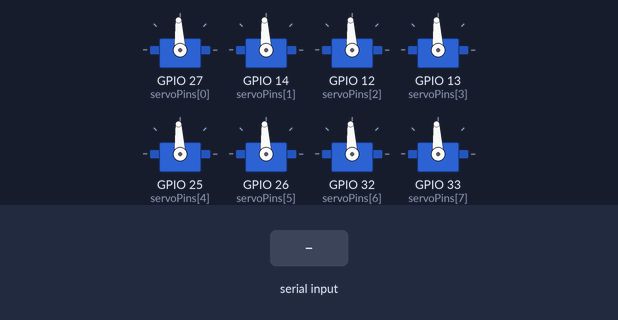
This sketch was run on a simulated ESP32. Parts: 8 × servo. The test bench sets the inputs (shaded band). What the sketch prints to the serial monitor is not drawn.

Above: at 1.2 s.
1.3 s: "a 100\n" received over Serial
At 2.2 s:
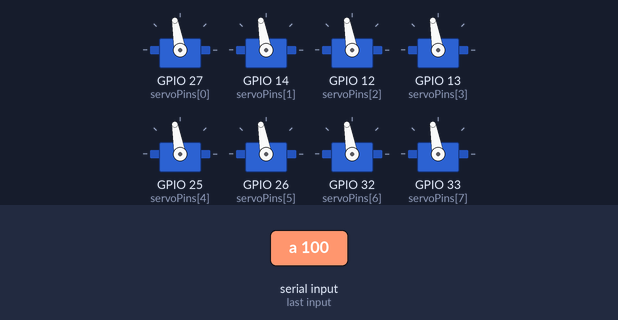
2.8 s: "s 1\n" received over Serial
At 3.3 s:
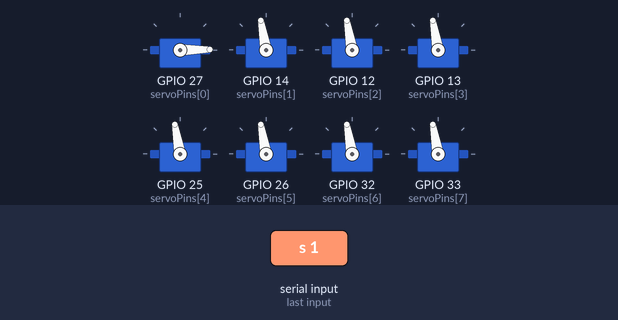
4.3 s: "s 150\n" received over Serial
At 5.5 s:
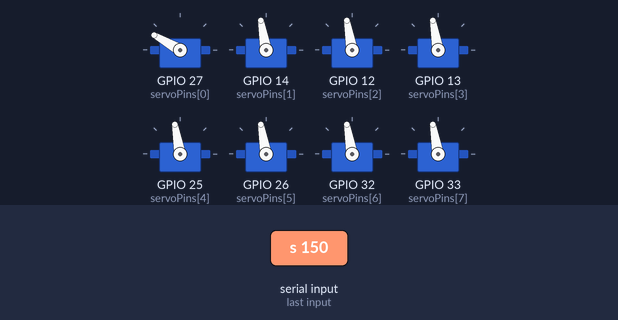
5.8 s: "a 1\n" received over Serial
At 6.8 s:
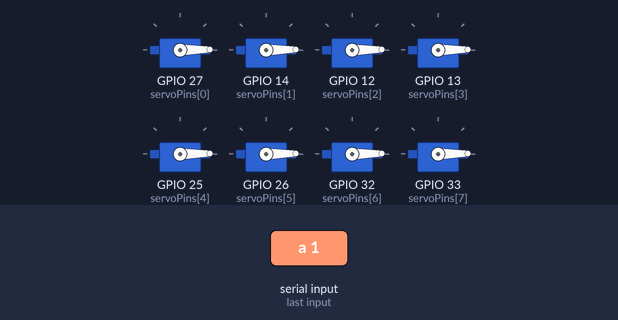
7.3 s: "a 150\n" received over Serial
At 7.9 s:
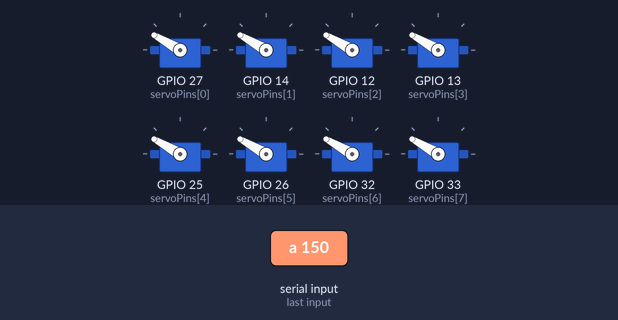
8.8 s: "1 90\n" received over Serial
At 9.1 s:
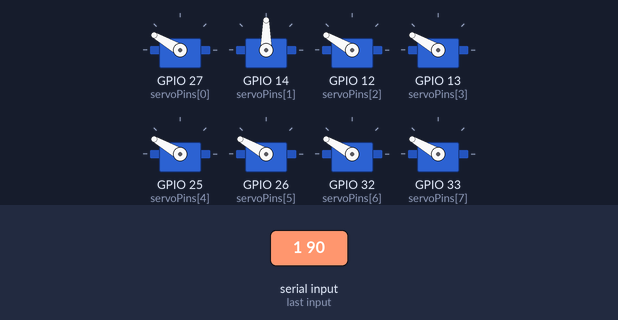
Timing chart, 0 to 11.3 s (numbered marks = the images above; inputs shaded):
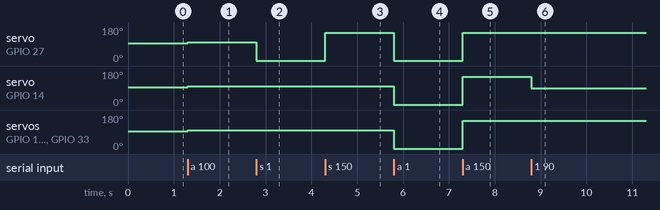

Measured:
- after the input at 1.3 s, servo on GPIO 27 (servoPins[0]), servo on GPIO 14 (servoPins[1]), servo on GPIO 12 (servoPins[2]), servo on GPIO 13 (servoPins[3]), servo on GPIO 25 (servoPins[4]), servo on GPIO 26 (servoPins[5]), servo on GPIO 32 (servoPins[6]), servo on GPIO 33 (servoPins[7]): 93° → 100° at once
- after the input at 2.8 s, servo on GPIO 27 (servoPins[0]): 100° → 1° at once
- after the input at 4.3 s, servo on GPIO 27 (servoPins[0]): 1° → 150° at once
- after the input at 5.8 s, servo on GPIO 27 (servoPins[0]): 150° → 1° at once; servo on GPIO 14 (servoPins[1]), servo on GPIO 12 (servoPins[2]), servo on GPIO 13 (servoPins[3]), servo on GPIO 25 (servoPins[4]), servo on GPIO 26 (servoPins[5]), servo on GPIO 32 (servoPins[6]), servo on GPIO 33 (servoPins[7]): 100° → 1° at once
- after the input at 7.3 s, servo on GPIO 27 (servoPins[0]), servo on GPIO 14 (servoPins[1]), servo on GPIO 12 (servoPins[2]), servo on GPIO 13 (servoPins[3]), servo on GPIO 25 (servoPins[4]), servo on GPIO 26 (servoPins[5]), servo on GPIO 32 (servoPins[6]), servo on GPIO 33 (servoPins[7]): 1° → 150° at once
- after the input at 8.8 s, servo on GPIO 14 (servoPins[1]): 150° → 90° at once

The sketch:

servo_test.ino
```cpp
/*
 * 🧪 ESP32 8-Channel Servo Calibration & Test Tool
 * =================================================
 * 시리얼 모니터에 명령어를 입력하여 모터를 제어합니다.
 * * [명령어 사용법]
 * 1. 개별 제어: "모터번호 값" (예: "0 93" -> 0번 모터를 93으로 설정)
 * 2. 전체 제어: "a 값"       (예: "a 100" -> 모든 모터를 100으로 설정)
 * 3. 전체 정지: "s"          (모든 모터를 93 근처 정지값으로 리셋 시도, 안전장치)
 * 4. 현재 상태: "p"          (모든 모터의 현재 PWM 값 출력)
 * * [값 범위]
 * 0 ~ 180 (보통 90~95 사이가 정지, 숫자가 작거나 크면 회전)
 */

#include <ESP32Servo.h>

// ==========================================
// [하드웨어 설정]
// ==========================================
const int NUM_SERVOS = 8;
// 핀 맵핑: 왼손(0~3), 오른손(4~7)
const int servoPins[NUM_SERVOS] = {27, 14, 12, 13, 25, 26, 32, 33};

Servo servos[NUM_SERVOS];
int currentValues[NUM_SERVOS]; // 현재 PWM 값 저장용

// [기본 정지값] - 테스트 시작 시 안전을 위해 사용하는 값
const int DEFAULT_STOP = 93;

void setup() {
  Serial.begin(115200);
  while(!Serial); // 시리얼 연결 대기

  Serial.println("\n\n==============================================");
  Serial.println("       🎹 ESP32 Motor Calibration Tool       ");
  Serial.println("==============================================");
  Serial.println("명령어 예시:");
  Serial.println(" - 개별 모터: [인덱스] [값] (예: 0 94)");
  Serial.println(" - 전체 모터: a [값]       (예: a 110)");
  Serial.println(" - 긴급 정지: s");
  Serial.println(" - 상태 확인: p");
  Serial.println("==============================================");

  // 모터 초기화
  for (int i = 0; i < NUM_SERVOS; i++) {
    servos[i].attach(servoPins[i]);
    servos[i].write(DEFAULT_STOP);
    currentValues[i] = DEFAULT_STOP;
  }
  Serial.println("✅ 모든 모터 초기화 완료 (값: 93)");
}

void loop() {
  if (Serial.available() > 0) {
    String input = Serial.readStringUntil('\n');
    input.trim(); // 공백 제거

    if (input.length() == 0) return;

    // 1. 긴급 정지 (s)
    if (input.equalsIgnoreCase("s")) {
      stopAll();
      return;
    }

    // 2. 상태 출력 (p)
    if (input.equalsIgnoreCase("p")) {
      printStatus();
      return;
    }

    // 3. 명령어 파싱 (공백 기준 분리)
    int spaceIndex = input.indexOf(' ');
    if (spaceIndex == -1) {
      Serial.println("❌ 잘못된 명령어 형식입니다. (예: 0 95)");
      return;
    }

    String cmdPart = input.substring(0, spaceIndex);
    String valPart = input.substring(spaceIndex + 1);

    int val = valPart.toInt();

    // 값 범위 안전 장치
    if (val < 0) val = 0;
    if (val > 180) val = 180;

    // 4-1. 전체 제어 (a)
    if (cmdPart.equalsIgnoreCase("a")) {
      Serial.print("⏩ 모든 모터를 ");
      Serial.print(val);
      Serial.println("(으)로 설정합니다.");
      for (int i = 0; i < NUM_SERVOS; i++) {
        servos[i].write(val);
        currentValues[i] = val;
      }
    }
    // 4-2. 개별 제어 (숫자)
    else {
      int motorIdx = cmdPart.toInt();
      // 인덱스 유효성 검사
      if (motorIdx >= 0 && motorIdx < NUM_SERVOS) {
        Serial.print("👉 모터 [");
        Serial.print(motorIdx);
        Serial.print("] (Pin ");
        Serial.print(servoPins[motorIdx]);
        Serial.print(") -> ");
        Serial.println(val);

        servos[motorIdx].write(val);
        currentValues[motorIdx] = val;
      } else {
        Serial.println("❌ 잘못된 모터 번호입니다. (0 ~ 7 가능)");
      }
    }
  }
}

void stopAll() {
  Serial.println("\n🛑 긴급 정지 실행!");
  for (int i = 0; i < NUM_SERVOS; i++) {
    servos[i].write(DEFAULT_STOP);
    currentValues[i] = DEFAULT_STOP;
  }
}

void printStatus() {
  Serial.println("\n--- 현재 모터 상태 ---");
  for (int i = 0; i < NUM_SERVOS; i++) {
    Serial.print("Motor ");
    Serial.print(i);
    Serial.print(": ");
    Serial.print(currentValues[i]);
    if (currentValues[i] == DEFAULT_STOP) Serial.print(" (Stop?)");
    Serial.print("\t");
    if ((i + 1) % 4 == 0) Serial.println(); // 4개씩 줄바꿈
  }
  Serial.println("--------------------");
}
```
